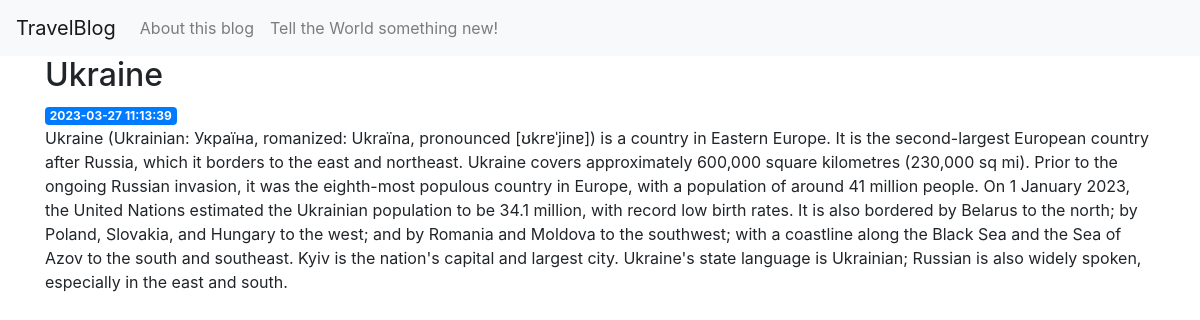
The page /1 on the database its author committed.
### tables this page shows
CREATE TABLE posts (
    id INTEGER PRIMARY KEY AUTOINCREMENT,
    created TIMESTAMP NOT NULL DEFAULT CURRENT_TIMESTAMP,
    title TEXT NOT NULL,
    content TEXT NOT NULL
);

### app.py (the view)
@app.route('/<int:post_id>')
def post(post_id):
    post = get_post(post_id)
    return render_template('post.html', post=post)

### app.py (called while the page is built)
def get_db_connection():
    conn = sqlite3.connect('database.db')
    conn.row_factory = sqlite3.Row
    return conn

def get_post(post_id):
    conn = get_db_connection()
    post = conn.execute('SELECT * FROM posts WHERE id = ?',
                        (post_id,)).fetchone()
    conn.close()
    if post is None:
        abort(404)
    return post

### templates/post.html
{% extends 'base.html' %}
{% block content %}
    <h2>{% block title %} {{ post['title'] }} {% endblock %}</h2>
    <span class="badge badge-primary">{{ post['created'] }}</span>
    <p>{{ post['content'] }}</p>
{% endblock %}

### rows shown on the page
posts: title "Ukraine", created "2023-03-27 11:13:39", content "Ukraine (Ukrainian: Україна, romanized: Ukraïna, pronounced [ʊkrɐˈjinɐ]) is a country in Eastern Europe. It is the second-largest European country after Russia, which it borders to the east and northeast. Ukraine covers approximately 600,000 square kilometres (230,000 sq mi). Prior to the ongoing Russian invasion, it was the eighth-most populous country in Europe, with a population of around 41 million people. On 1 January 2023, the United Nations estimated the Ukrainian population to be 34.1 million, with record low birth rates. It is also bordered by Belarus to the north; by Poland, Slovakia, and Hungary to the west; and by Romania and Moldova to the southwest; with a coastline along the…"
